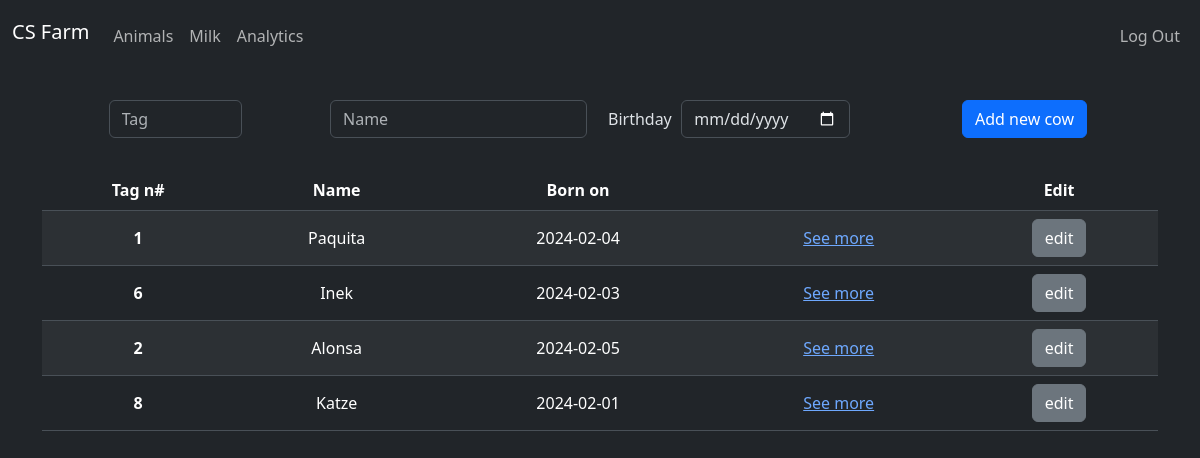
The app's page /animals (signed in) with its own data.
### tables this page shows
CREATE TABLE animals (uuid TEXT PRIMARY KEY, a_id INTEGER, user_id INTEGER, name TEXT NOT NULL, birthday TEXT, img BLOB, created_at TEXT NOT NULL, modified_at TEXT NOT NULL, FOREIGN KEY (user_id) REFERENCES users (id));

### app.py (the view, shortened to what this page needs)
@requires_login
@app.route("/animals", methods=["GET", "POST", "PUT"])
def animals():
    if request.method == "GET":
        db = connection()
        user_id = session["user_id"]
        rows = db.execute(
            "SELECT uuid, a_id, name, birthday, img FROM animals "
            "WHERE user_id = (?)",
            (user_id,)).fetchall()
        cows = []
        for row in rows:
            cow = Cow(row)
            cows.append(cow)
        return render_template("animals.html", cows=cows)

### database.py (called while the page is built)
def connection() -> sqlite3.Connection:
    con = sqlite3.connect(__db_url)
    con.row_factory = sqlite3.Row
    return con

### templates/animals.html (shortened to what this page needs)
{% extends "base.html" %}
{% block main %}
<form hx-post="/animals" hx-target="main" hx-swap="beforebegin">
	<div class="form-group row g-3 mb-3 mt-1">
		<div class="col">
			<input autocomplete="off" required autofocus class="form-control mx-auto w-50" name="tag" placeholder="Tag"
				type="number">
		</div>
		<div class="col">
			<input class="form-control mx-auto w-auto" required name="name" placeholder="Name" type="text"
				autocomplete="off" />
		</div>
		<div class="col">
			<div class="row mb-3">
				<label for="birthday" class="col-sm-2 col-form-label">Birthday</label>
				<input class="form-control mx-auto w-auto" name="birthday" type="date" />
			</div>
		</div>
		<div class="col">
			<button class="btn btn-primary" type="submit">Add new cow</button>
		</div>
	</div>
</form>
<table class="table table-hover table-striped">
	<thead>
		<tr>
			<th scope="col">Tag n#</th>
			<th scope="col">Name</th>
			<th scope="col">Born on</th>
			<th scope="col"></th>
			<th scope="col">Edit</th>
		</tr>
	</thead>
	<tbody class="align-middle">
		{% for cow in cows %}
		<tr hx-target="this" hx-swap="outerHTML">
			<th scope="row">{{ cow.id }}</th>
			<td>{{ cow.name }}</td>
			<td>{{ cow.birthday }}</td>
			<td><a href="/analytics?id={{cow.id}}">See more</td>
			<td>
				<button class="btn btn-secondary" hx-get="/animals/edit?id={{cow.id}}">edit</button>
			</td>
		</tr>
		{% endfor %}
	</tbody>
</table>
{% endblock %}

### templates/base.html (shortened to what this page needs)
<!DOCTYPE html>
<html lang="en" data-bs-theme="dark">
<head>
	<link href="/static/styles.css" rel="stylesheet">
	<link href="https://cdn.jsdelivr.net/npm/bootstrap@5.3.2/dist/css/bootstrap.min.css" rel="stylesheet"
>
</head>
<body>
	<nav class="navbar navbar-expand-md">
		<div class="container-fluid">
			<a class="navbar-brand" href="/">CS Farm</a>
			<div class="collapse navbar-collapse" id="navbar">
				{% if session["user_id"] %}
				<ul class="navbar-nav me-auto mt-2">
					<li class="nav-item"><a class="nav-link" href="/animals">Animals</a></li>
					<li class="nav-item"><a class="nav-link" href="/milk">Milk</a></li>
					<li class="nav-item"><a class="nav-link" href="/analytics">Analytics</a></li>
				</ul>
				<ul class="navbar-nav ms-auto mt-2">
					<li class="nav-item"><a class="nav-link" href="/logout">Log Out</a></li>
				</ul>
				{% else %}
				<ul class="navbar-nav ms-auto mt-2">
					<li class="nav-item"><a class="nav-link" href="/register">Register</a></li>
					<li class="nav-item"><a class="nav-link" href="/login">Log In</a></li>
				</ul>
				{% endif %}
			</div>
		</div>
	</nav>
	<main class="container py-3 text-center">
		{% block main %}{% endblock %}
	</main>
</body>
</html>

### records on screen
animals: id "1", name "Paquita", birthday "2024-02-04"
animals: id "6", name "Inek", birthday "2024-02-03"
animals: id "2", name "Alonsa", birthday "2024-02-05"
animals: id "8", name "Katze", birthday "2024-02-01"
